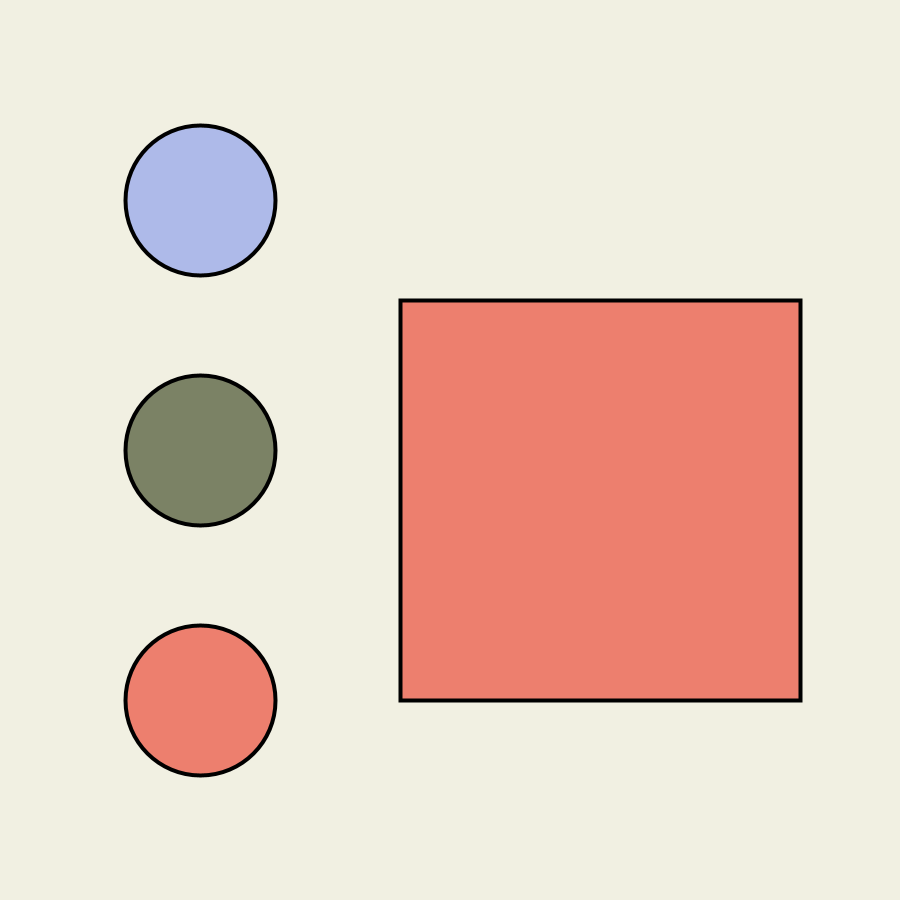
Frame 1 (no input)
Frame 60 (the mouse pressed at the canvas centre just before this capture): identical to frame 1, image omitted
Frame 120 (the mouse held since frame 60 and released just before this capture): identical to frame 1, image omitted

The Processing sketch that drew this single still picture (run headless with seeded random() and noise(); from frame 60 on, the mouse is pressed at the canvas centre):

// Processing sketch: Dry_Code
// ── Dry_Code.pde
// Kimlong Chhun

color pink = #aebae9;
color lightred = #ed7f6e;
color green =   #7b8265;
color milk =   #f1f0e2;
color white = #FFFFFF;
color black = #000000;
color selectedColor;

void setup() {
  size (900, 900);
  strokeWeight(4);
  selectedColor = lightred;
}

void draw() {
  background(milk);
  if (dist(200, 200, mouseX, mouseY) <  75) {
    stroke (white);
  } else {
    stroke (black);
  }
  fill(pink);
  circle(200, 200, 150);

  if (dist(200, 450, mouseX, mouseY) < 75) {
    stroke (white);
  } else {
    stroke(black);
  }
  fill(green);
  circle(200, 450, 150);

  if (dist(200, 700, mouseX, mouseY) < 75) {
    stroke (white);
  } else {
    stroke(black);
  }
  fill(lightred);
  circle (200, 700, 150);
  stroke(black);
  fill(selectedColor);
  square(400, 300, 400);
}

void mouseReleased() {
  if (dist(200, 200, mouseX, mouseY) <  75) {
    selectedColor = pink;
  }
  if (dist(200, 450, mouseX, mouseY) < 75) {
    selectedColor = green;
  }
  if (dist(200, 700, mouseX, mouseY) < 75) {
    selectedColor = lightred;
  }
}
